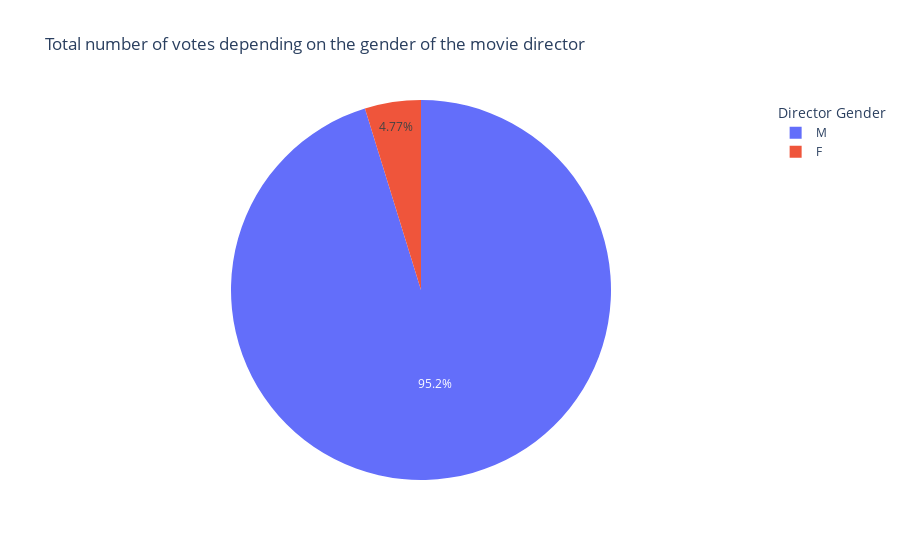

Here is the notebook cell this chart was saved with:
### Markdown cell above
## 5.1 Ratings

### Code cell
fig = px.pie(movies_metadata_success, values="num_votes" , names="director_gender",
                       title="Total number of votes depending on the gender of the movie director")
fig.update_layout(legend_title="Director Gender", showlegend=True)
fig.show()

### Figure 1 — Plotly figure (JSON) as saved in the notebook; plotly's stock layout.template omitted (floating-point values rounded to 4 significant figures; data arrays with more than 128 entries replaced by an {"elided": "..."} marker saying what was removed)
{"data": [{"domain": {"x": [0, 1], "y": [0, 1]}, "hovertemplate": "director_gender=%{label}<br>num_votes=%{value}<extra></extra>", "labels": {"elided": "32173 str values"}, "legendgroup": "", "name": "", "showlegend": true, "type": "pie", "values": {"elided": "32173 int values"}}], "layout": {"legend": {"title": {"text": "Director Gender"}, "tracegroupgap": 0}, "showlegend": true, "title": {"text": "Total number of votes depending on the gender of the movie director"}}}
